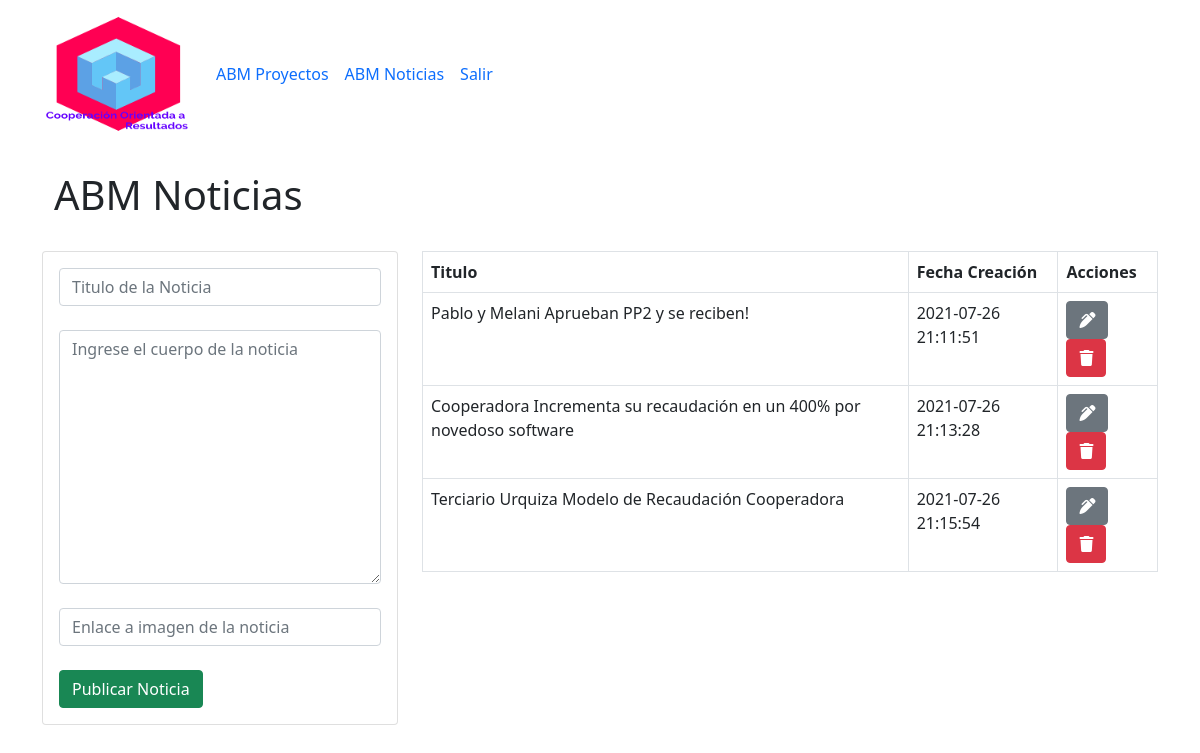
The page /crud_noticias.php on the database its author committed.
### tables this page shows
CREATE TABLE `noticias` (
  `ID` int(11) NOT NULL,
  `TITULO` varchar(100) NOT NULL,
  `FECHA` timestamp NOT NULL DEFAULT current_timestamp(),
  `TEXTO` text NOT NULL,
  `IMAGEN` varchar(200) NOT NULL
);

### crud_noticias.php (the view, shortened to what this page needs)
<?php include ("db.php")?>
<?php include ("includes/header.php")?>
<div class="container p-4">
    <h1>ABM Noticias</h1>
</div>
<div class="container p-6">
    <div class="row">
        <div class="col-md-4">
            <div class="card card-body">
                <form action="guardar_noticias.php" method="POST">
                    <div class="form-group">
                        <input type="text" name="titulo" class="form-control"
                        placeholder="Titulo de la Noticia" autofocus>
                    </div>
                    <br>
                    <div class="form-group">
                        <textarea name="cuerpo" class="form-control"
                        placeholder="Ingrese el cuerpo de la noticia" rows="10" class="form-control"></textarea>
                    </div>
                    <br>
                    <div class="form-group">
                        <input type="text" name="img" class="form-control"
                        placeholder="Enlace a imagen de la noticia" >
                    </div>
                    <br>
                    <input type="submit" class="btn btn-success btn-block"
                    name="guardar_noticia" value="Publicar Noticia">
                </form>
            </div>
        </div>
    <div class="col-md-8">
        <table class="table table-bordered">
            <thead>
                <tr>
                    <th>Titulo</th>
                    <th>Fecha Creación</th>
                    <th>Acciones</th>
                </tr>
            </thead>
            <tbody>
            <?php
            $query= "SELECT * FROM noticias";
            $resultado_noticias = mysqli_query($conexion, $query);
            while($fila=mysqli_fetch_array($resultado_noticias)){?>
            <tr>
            <td><?php echo $fila['TITULO'];?></td>
            <td><?php echo $fila['FECHA'];?></td>
            <td><a class="btn btn-secondary" href="editar_noticias.php?id=<?php echo $fila['ID']?>">
                <i class="fas fa-pen-alt"></i>
                </a>
                <a class="btn btn-danger" href="eliminar_noticias.php?id=<?php echo $fila['ID']?>">
                <i class="fas fa-trash"></i></a>
            </td>
            </tr>
            <?php }?>
            </tbody>
        </table>
    </div>
</div>
</div>
<?php include ("includes/footer.php") ?>

### includes/header.php (shortened to what this page needs)
<!DOCTYPE html>
<html lang="ES">
<head>
<link href="https://cdn.jsdelivr.net/npm/bootstrap@5.0.0-beta3/dist/css/bootstrap.min.css" rel="stylesheet">
</head>
<body>
<nav class="navbar navbar-expand-lg">
        <div class="container">
            <a class="navbar-brand" href="index.php"><img src="images/logoimg.png"  alt="" width="150" height="120" class="d-inline-block align-text-top"></a>
            <div class="collapse navbar-collapse" id="navbarSupportedContent">
                <ul class="navbar-nav ml-auto">
                    <li class="nav-item">
                        <a class="nav-link" href="crud_proyectos.php" id="crudproy">ABM Proyectos</a>
                    </li>
                    <li class="nav-item">
                        <a class="nav-link" href="crud_noticias.php" id="crudnoticias">ABM Noticias</a>
                    </li>
                    <li class="nav-item">
                        <a class="nav-link" href="" id="">Salir</a>
                    </li>
                </ul>
            </div>
    </nav>

### includes/footer.php (shortened to what this page needs)
<link href="https://cdn.jsdelivr.net/npm/bootstrap@5.0.0-beta3/dist/css/bootstrap.min.css" rel="stylesheet">
</body>
</html>

### rows shown on the page
noticias: TITULO "Pablo y Melani Aprueban PP2 y se reciben!", FECHA "2021-07-26 21:11:51"
noticias: TITULO "Cooperadora Incrementa su recaudación en un 400% por novedoso software", FECHA "2021-07-26 21:13:28"
noticias: TITULO "Terciario Urquiza Modelo de Recaudación Cooperadora", FECHA "2021-07-26 21:15:54"
